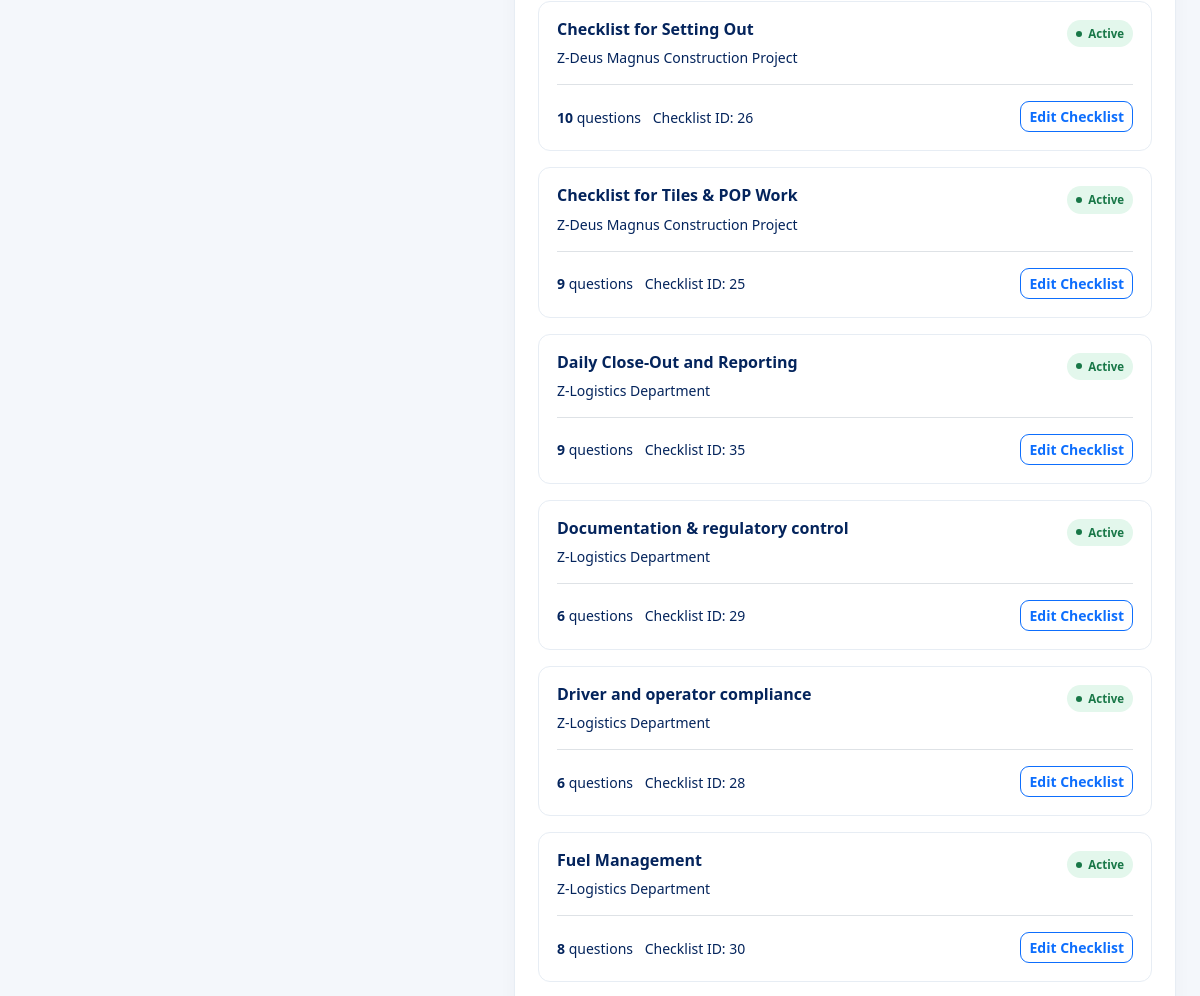
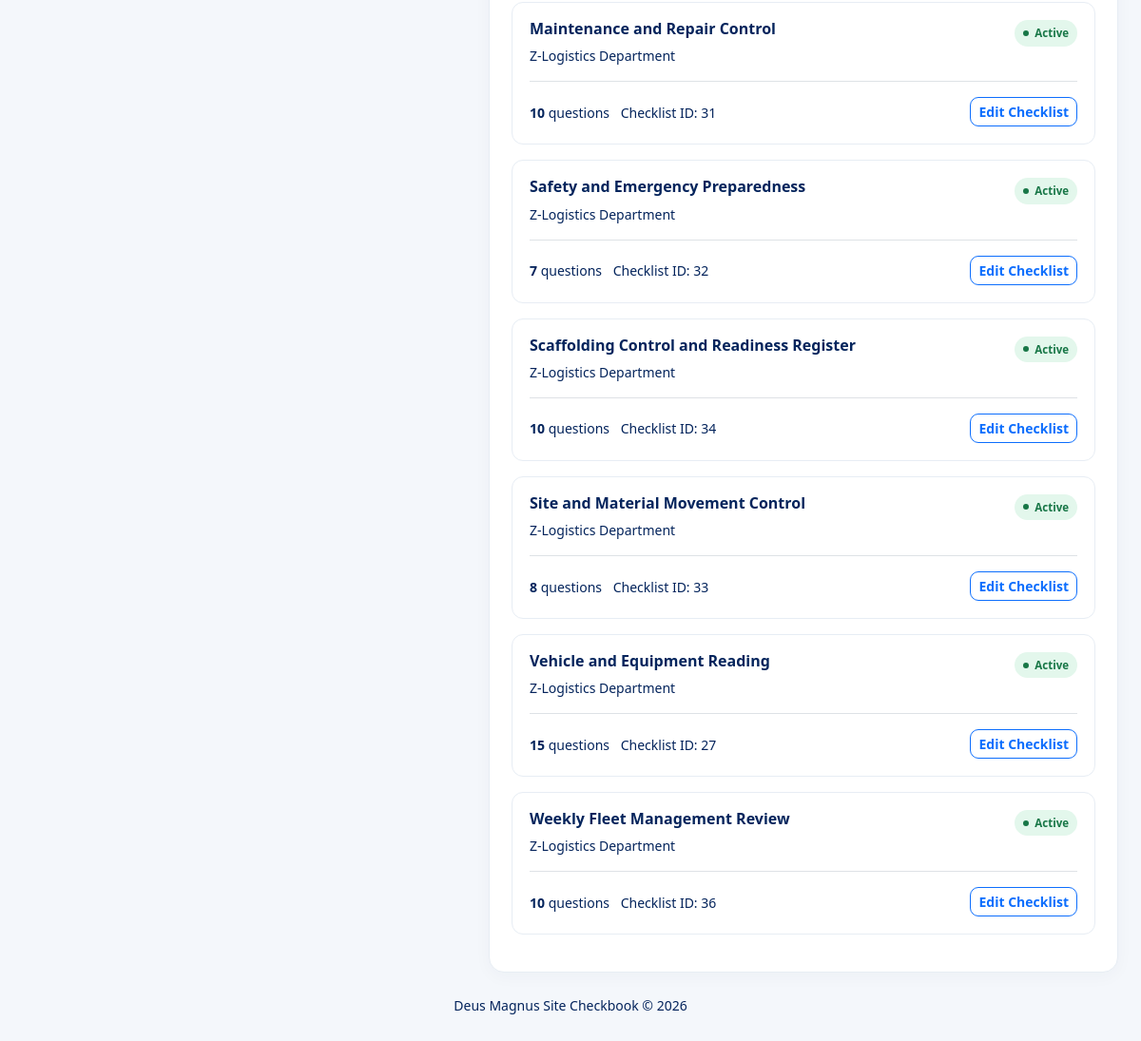
The page /site-checkbook/checklists/manage/ (signed in, lower part) on the database as committed earlier (2 pictures, top to bottom).
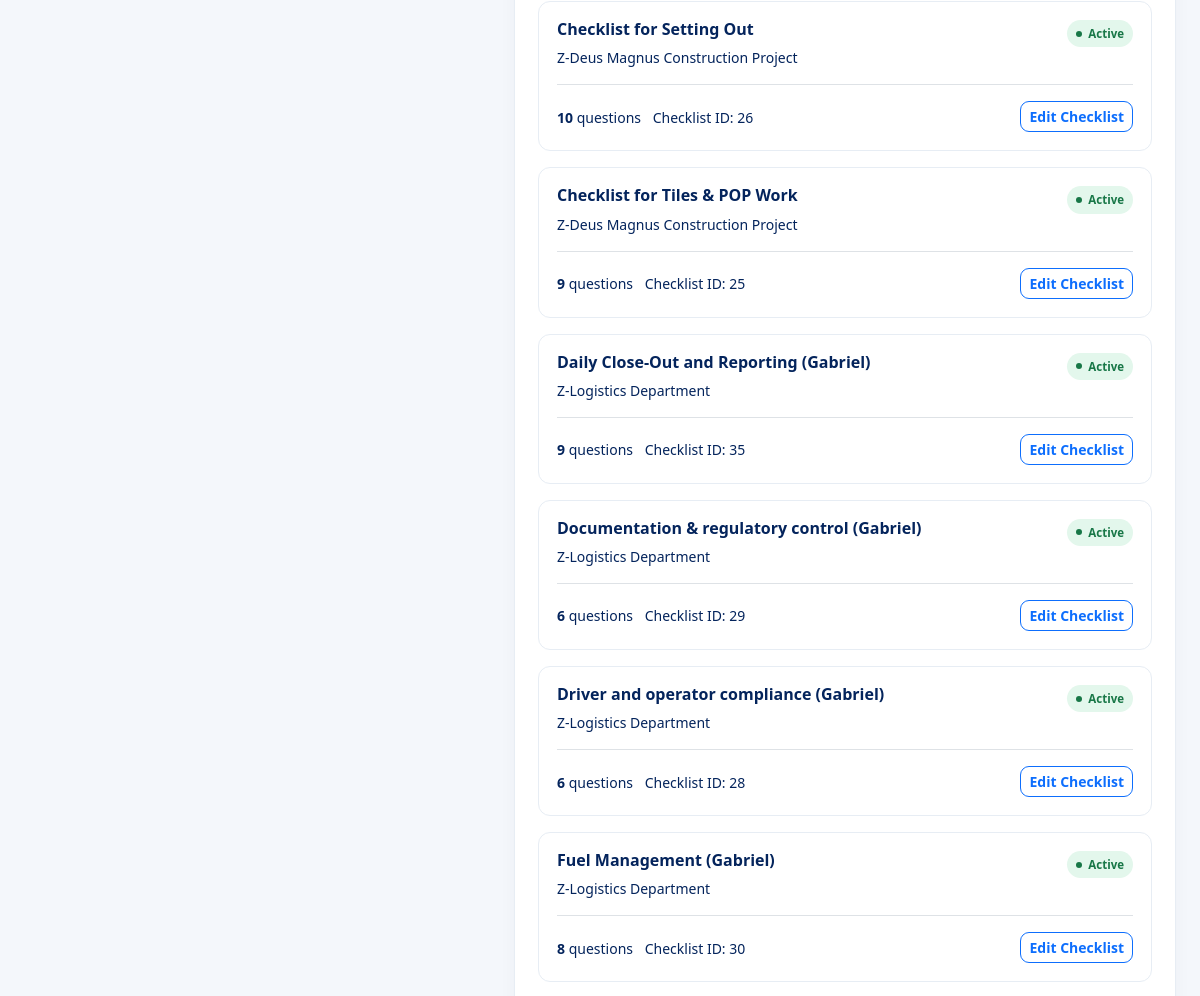
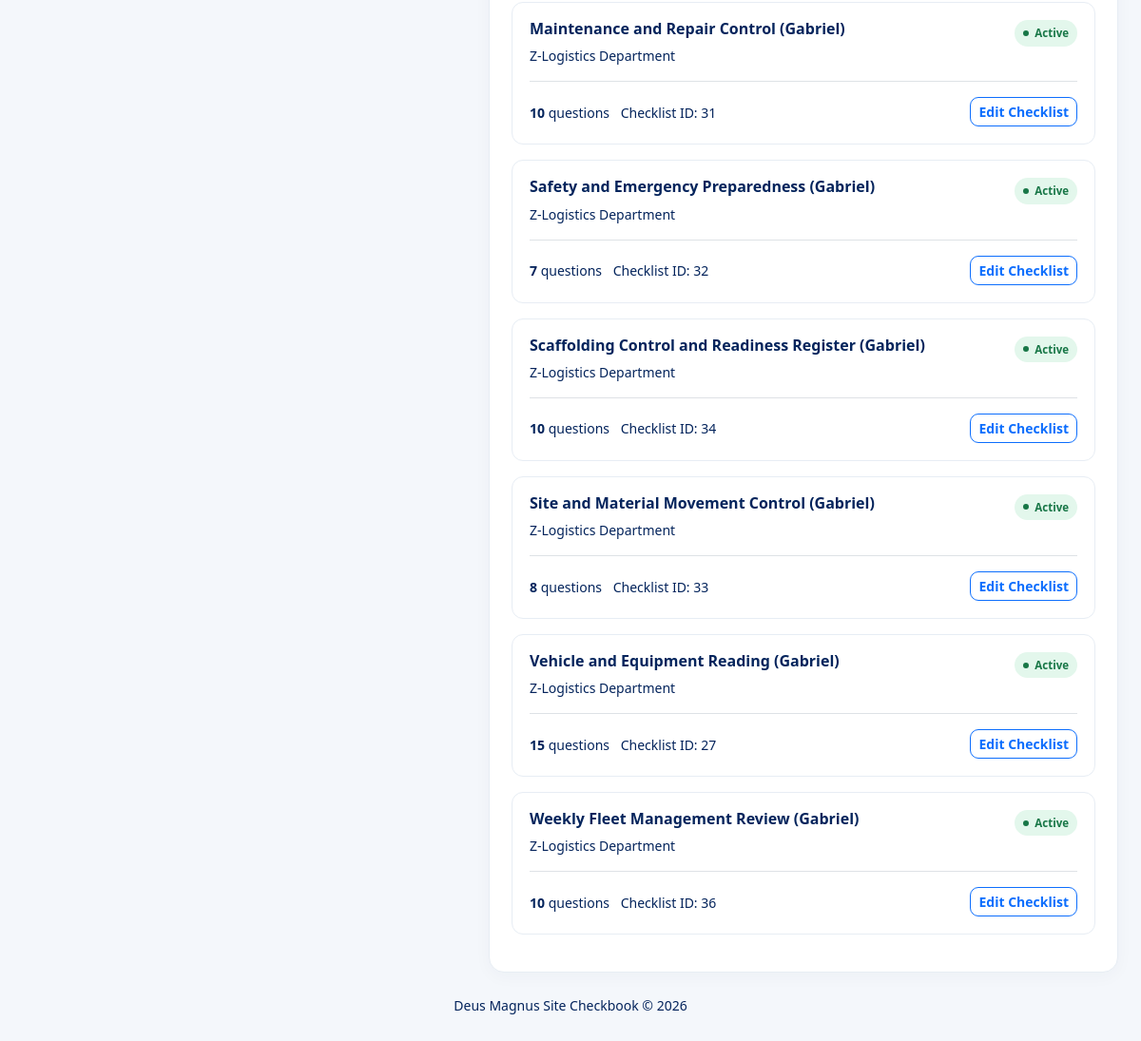
The same page on the database as committed later (2 pictures, top to bottom).
### site_checkbook/models.py (models this page shows, shortened)
class Checklist(models.Model):
    department = models.ForeignKey(
        Department,
        on_delete=models.PROTECT,
        related_name="checklists",
    )
    title = models.CharField(max_length=200)
    description = models.TextField(blank=True)
    is_active = models.BooleanField(default=True)
    created_at = models.DateTimeField(auto_now_add=True)
    class Meta:
        ordering = ["department__name", "title"]

class Department(models.Model):
    name = models.CharField(max_length=150, unique=True)
    description = models.TextField(blank=True)
    is_active = models.BooleanField(default=True)
    created_at = models.DateTimeField(auto_now_add=True)
    class Meta:
        ordering = ["name"]

### site_checkbook/views.py (the view)
@login_required
def manage_checklists(request):
    if not is_hr_reviewer(request.user):
        raise PermissionDenied
    departments = Department.objects.all().order_by("name")
    checklists = Checklist.objects.select_related(
        "department"
    ).prefetch_related("questions")
    return render(
        request,
        "site_checkbook/manage_checklists.html",
        {
            "departments": departments,
            "checklists": checklists,
            "is_reviewer": True,
            "can_manage_projects": can_manage_projects(request.user),
        },
    )

### site_checkbook/permissions.py (called while the page is built)
def can_manage_projects(user):
    if not user.is_authenticated:
        return False
    return (
        user.is_superuser
        or user.groups.filter(
            name__in=["HR", "Supervisors", "Project Managers"]
        ).exists()
    )

### site_checkbook/views.py (called while the page is built)
def is_hr_reviewer(user):
    return (
        user.is_authenticated
        and (
            user.is_superuser
            or user.groups.filter(name__in=["HR", "Supervisors"]).exists()
        )
    )

### templates/site_checkbook/manage_checklists.html (shortened to what this page needs)
<!DOCTYPE html>
<html lang="en">
<head>
    <link href="https://cdn.jsdelivr.net/npm/bootstrap@5.3.3/dist/css/bootstrap.min.css" rel="stylesheet">
</head>
<body>
<main class="container-fluid page-wrap px-3 px-lg-4 py-4 py-lg-5">
    <div class="row g-4 align-items-start">
        <div class="col-lg-7">
            <section class="panel">
                <div class="panel-body">
                    {% for checklist in checklists %}
                        <article class="checklist-item mb-3">
                            <div class="d-flex justify-content-between align-items-start gap-3">
                                <div>
                                    <h3 class="h6 fw-bold mb-2">{{ checklist.title }}</h3>
                                    <div class="muted small">
                                        {{ checklist.department.name }}
                                    </div>
                                </div>
                                {% if checklist.is_active %}
                                    <span class="status-pill status-active">Active</span>
                                {% else %}
                                    <span class="status-pill status-inactive">Inactive</span>
                                {% endif %}
                            </div>
                            <div class="d-flex flex-wrap justify-content-between align-items-center gap-2 border-top pt-3 mt-3">
                                <div>
                                    <span class="small muted">
                                        <strong>{{ checklist.questions.count }}</strong>
                                        question{{ checklist.questions.count|pluralize }}
                                    </span>
                                    <span class="small muted ms-2">
                                        Checklist ID: {{ checklist.pk }}
                                    </span>
                                </div>
                                <a href="{% url 'site_checkbook:edit_checklist' checklist.pk %}"
                                class="btn btn-sm btn-outline-primary">
                                    Edit Checklist
                                </a>
                            </div>
                        </article>
                    {% endfor %}
                </div>
            </section>
        </div>
    </div>
    <footer class="text-center small py-4">
        Deus Magnus Site Checkbook &copy; {% now "Y" %}
    </footer>
</main>
</body>
</html>

Rows that differ between the two databases and show on the page:
changed Checklist id 35: title "Daily Close-Out and Reporting" → "Daily Close-Out and Reporting (Gabriel)"
changed Checklist id 29: title "Documentation & regulatory control" → "Documentation & regulatory control (Gabriel)"
changed Checklist id 28: title "Driver and operator compliance" → "Driver and operator compliance (Gabriel)"
changed Checklist id 30: title "Fuel Management" → "Fuel Management (Gabriel)"
changed Checklist id 31: title "Maintenance and Repair Control" → "Maintenance and Repair Control (Gabriel)"
changed Checklist id 32: title "Safety and Emergency Preparedness" → "Safety and Emergency Preparedness (Gabriel)"
changed Checklist id 34: title "Scaffolding Control and Readiness Register" → "Scaffolding Control and Readiness Register (Gabriel)"
changed Checklist id 33: title "Site and Material Movement Control" → "Site and Material Movement Control (Gabriel)"
changed Checklist id 27: title "Vehicle and Equipment Reading" → "Vehicle and Equipment Reading (Gabriel)"
changed Checklist id 36: title "Weekly Fleet Management Review" → "Weekly Fleet Management Review (Gabriel)"
